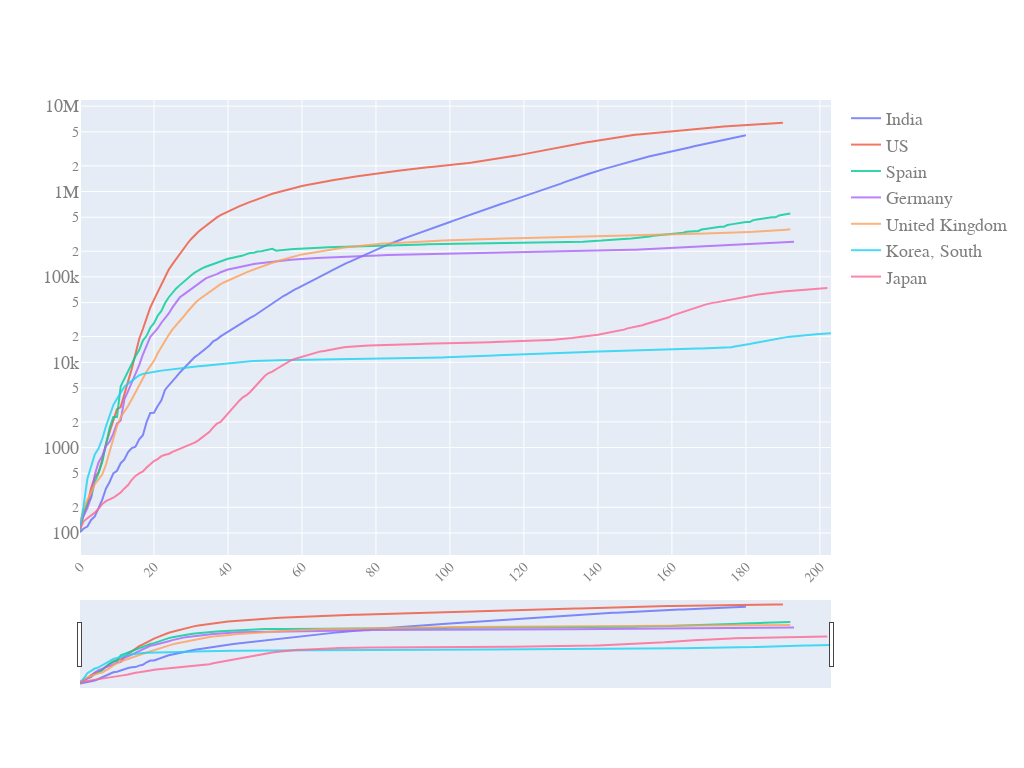

The cell this chart's notebook holds for it:
### Code cell
quick_plot(df_analyse.date,
           df_analyse.iloc[:,4:-1],
           y_scale='log',
           slider=True)

### Figure 1 — Plotly figure (JSON) as saved in the notebook; plotly's stock layout.template omitted (floating-point values rounded to 4 significant figures; data arrays with more than 128 entries replaced by an {"elided": "..."} marker saying what was removed)
{"data": [{"name": "India", "opacity": 0.8, "type": "scatter", "x": {"elided": "204 int values"}, "y": {"elided": "204 int values"}}, {"name": "US", "opacity": 0.8, "type": "scatter", "x": {"elided": "204 int values"}, "y": {"elided": "204 int values"}}, {"name": "Spain", "opacity": 0.8, "type": "scatter", "x": {"elided": "204 int values"}, "y": {"elided": "204 int values"}}, {"name": "Germany", "opacity": 0.8, "type": "scatter", "x": {"elided": "204 int values"}, "y": {"elided": "204 int values"}}, {"name": "United Kingdom", "opacity": 0.8, "type": "scatter", "x": {"elided": "204 int values"}, "y": {"elided": "204 int values"}}, {"name": "Korea, South", "opacity": 0.8, "type": "scatter", "x": {"elided": "204 int values"}, "y": {"elided": "204 int values"}}, {"name": "Japan", "opacity": 0.8, "type": "scatter", "x": {"elided": "204 int values"}, "y": {"elided": "204 int values"}}], "layout": {"autosize": true, "font": {"color": "#7f7f7f", "family": "PT Sans, monospace", "size": 18}, "height": 768, "width": 1024, "xaxis": {"nticks": 20, "rangeslider": {"visible": true}, "tickangle": -45, "tickfont": {"color": "#7f7f7f", "size": 14}}, "yaxis": {"type": "log"}}}
